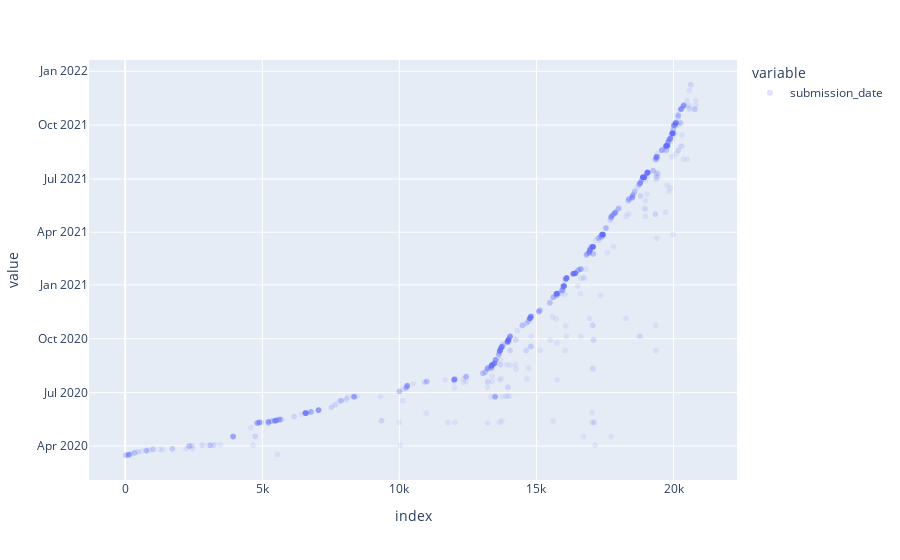

Here is the notebook cell this chart was saved with:
### Code cell
px.scatter(moonshot['submission_date'], opacity=0.1)

### Figure 1 — Plotly figure (JSON) as saved in the notebook; plotly's stock layout.template omitted (floating-point values rounded to 4 significant figures; data arrays with more than 128 entries replaced by an {"elided": "..."} marker saying what was removed)
{"data": [{"hovertemplate": "variable=submission_date<br>index=%{x}<br>value=%{y}<extra></extra>", "legendgroup": "submission_date", "marker": {"color": "#636efa", "opacity": 0.1, "symbol": "circle"}, "mode": "markers", "name": "submission_date", "showlegend": true, "type": "scattergl", "x": {"elided": "20997 int values"}, "xaxis": "x", "y": {"elided": "20997 str values"}, "yaxis": "y"}], "layout": {"autosize": true, "legend": {"title": {"text": "variable"}, "tracegroupgap": 0}, "margin": {"t": 60}, "xaxis": {"anchor": "y", "autorange": true, "domain": [0, 1], "range": [-1296.0, 22290.0], "title": {"text": "index"}, "type": "linear"}, "yaxis": {"anchor": "x", "autorange": true, "domain": [0, 1], "range": ["2020-01-27 14:42:24.3609", "2022-01-26 09:17:35.6391"], "title": {"text": "value"}, "type": "date"}}}
